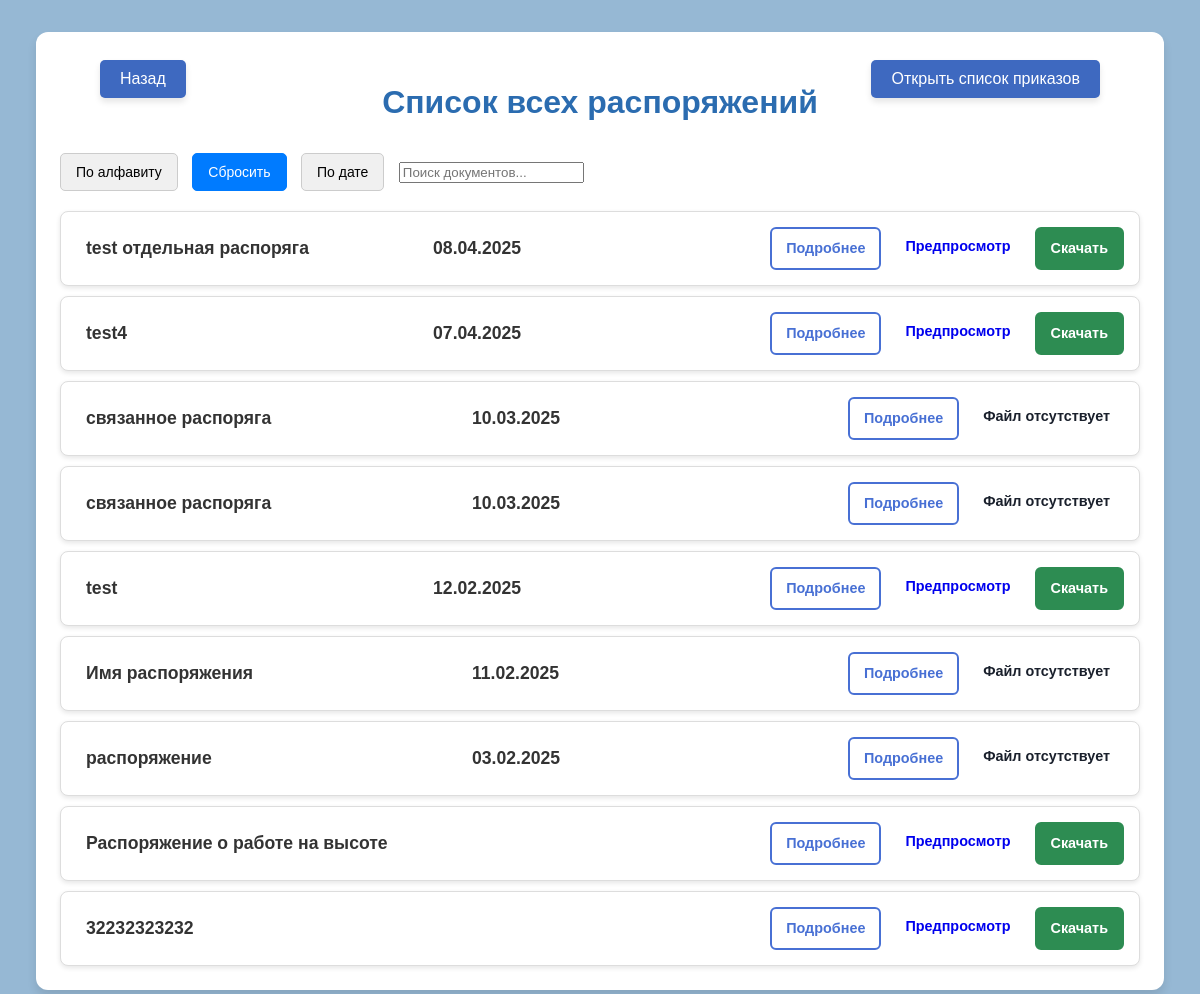
Screenshot of /orders/ with the database file from the repository.
### autozavod_app/models.py (models this page shows, shortened)
class Orders(models.Model):
    GROUP_CHOICES = [
        ("ПБ", "Пожарная безопасность"),
        ("ПР", "Промышленная безопасность"),
        ("ОТ", "Охрана труда"),
        ("ЭК", "Экология"),
        ("HR", "HR"),
    ]
    ARCHIVE_CHOICES = [
        ("Y", "Действующий"),
        ("N", "Архив"),
    ]
    name = models.CharField(max_length=100, null=True, blank=True)
    id_doc = models.CharField(max_length=20, null=True, blank=True)
    workshop = models.ManyToManyField(Workshop, blank=True, verbose_name="Цех")
    group = models.CharField(
        max_length=2,
        choices=GROUP_CHOICES,
        null=True,
        blank=True,
        verbose_name="Направление",
    )
    evp_class = models.ManyToManyField(
        EVP_CLASS, blank=True, verbose_name="Группа ознакомления"
    )
    release_date = models.DateField(blank=True, null=True, verbose_name="Дата выпуска")
    mayor = models.ManyToManyField(Stuff, blank=True, verbose_name="Ответственные")
    responsible_not = models.ManyToManyField(
        Stuff,
        blank=True,
        verbose_name="Не ознакомлены",
        related_name="responsible_orders",
    )
    responsible = models.ManyToManyField(
        Stuff,
        blank=True,
        verbose_name="Ознакомлены",
        related_name="responsible_not_orders",
    )
    process = models.ManyToManyField(
        Process, blank=True, verbose_name="Действия к распоряжению"
    )
    status = models.CharField(
        max_length=1,
        choices=ARCHIVE_CHOICES,
        verbose_name="Статус приказа",
        default="Y",
    )
    link = models.FileField(
        upload_to="autozavod_app/media",
        null=True,
        blank=True,
        verbose_name="Загрузка документа",
    )

### autozavod_app/views.py (the view)
# urls.py: path("orders/", views.show_all_orders, name="all_orders"),
def show_all_orders(request):
    sort_by = request.GET.get(
        "sort_by", "release_date"
    )  # По умолчанию сортируем по дате выпуска
    if sort_by == "name":
        orders = Orders.objects.all().order_by("name")  # Сортировка по алфавиту
    elif sort_by == "release_date":
        orders = Orders.objects.all().order_by(
            "-release_date"
        )  # Сортировка по новизне (сначала новые)
    elif sort_by == "date":
        orders = Orders.objects.all().order_by(
            "release_date"
        )  # Сортировка по дате (сначала старые)
    else:
        orders = (
            Orders.objects.all()
        )  # Если параметр не указан, возвращаем без сортировки
    return render(
        request,
        "autozavod_app/show_all_orders.html",
        {
            "order": orders,
            "sort_by": sort_by,  # Передаём параметр сортировки в шаблон
        },
    )

### autozavod_app/templates/autozavod_app/show_all_orders.html (shortened to what this page needs)
{% load static %}
<!DOCTYPE html>
<html lang="ru">
<head>
    <link rel="stylesheet" href="{% static 'autozavod_app/css/show_doc.css' %}?v=1">
</head>
<body class="page-body">
    <button class="back-button" onclick="window.location.href='http://127.0.0.1:8000'">Назад</button>
    <button class="back-button-right" onclick="window.location.href='http://127.0.0.1:8000/docs'">Открыть список приказов</button>
    <div class="container">
        <h1 class="title">Список всех распоряжений</h1>
        <div class="sort-buttons">
            <button onclick="window.location.href='?sort_by=name'" class="sort-button {% if sort_by == 'name' %}active{% endif %}">
                По алфавиту
            </button>
            <button onclick="window.location.href='?sort_by=release_date'" class="sort-button {% if sort_by == 'release_date' %}active{% endif %}">
                Сбросить
            </button>
            <button onclick="window.location.href='?sort_by=date'" class="sort-button {% if sort_by == 'date' %}active{% endif %}">
                По дате
            </button>
            <input
                type="text"
                id="searchInput"
                placeholder="Поиск документов..."
                class="search-input"
                />
        </div>
        {% if order %}
            <div class="documents-list">
                {% for order in order %}
                <div class="document-item">
                    <span class="document-name">{{ order.name }}</span>
                    <span class="document-name"> {{ order.release_date|date:"d.m.Y" }}</span>
                    <div class="document-buttons">
                        <a href="/docs/order/{{ order.id }}" class="btn btn-details">Подробнее</a>
                        {% if order.link %}
                        <a href="{{ order.link.url }}" target="_blank" class="btn btn-preview">Предпросмотр</a>
                        <a href="{{ order.link.url }}" download class="btn btn-download">Скачать</a>
                        {% else %}
                            <span class="btn btn-disabled">Файл отсутствует</span>
                        {% endif %}
                    </div>
                </div>
                {% endfor %}
            </div>
        {% else %}
            <p class="no-documents">Нет распоряжений или ошибка</p>
        {% endif %}
    </div>
</body>
</html>

### autozavod_app/static/autozavod_app/css/show_doc.css (style rules this page uses)
body.page-body { font-family: Arial, sans-serif; background: rgb(150, 184, 212); color: #1a202c; margin: 0; padding: 0; line-height: 1.6; }
.container { max-width: 90%; margin: 2rem auto; padding: 1.5rem; background: #ffffff; border-radius: 12px; box-shadow: 0 6px 10px rgba(0, 0, 0, 0.1); }
.title { font-size: 2rem; font-weight: bold; margin-bottom: 1.5rem; text-align: center; color: #2b6cb0; }
.documents-list { display: flex; flex-direction: column; gap: 10px; padding: 0; margin: 0; }
.document-item { display: flex; align-items: center; justify-content: space-between; background-color: #ffffff; border-radius: 8px; padding: 15px; border: 1px solid #ddd; box-shadow: 0 2px 5px rgba(0, 0, 0, 0.1); transition: transform 0.2s ease-in-out, box-shadow 0.2s ease-in-out; box-sizing: border-box; }
.document-name { font-size: 1.1rem; font-weight: bold; color: #333; flex: 1; padding-left: 10px; }
.document-buttons { display: flex; gap: 10px; }
.btn { display: inline-block; padding: 8px 14px; font-size: 0.9rem; font-weight: bold; border-radius: 6px; text-decoration: none; text-align: center; transition: all 0.3s ease; cursor: pointer; }
.btn-details { color: #4870d4; border: 2px solid #4870d4; background-color: white; }
.btn-download { color: white; background-color: #2d8c52; border: 2px solid #2d8c52; }
.back-button { position: absolute; top: 60px; left: 100px; padding: 10px 20px; background-color: #3e69c0; color: white; border: none; border-radius: 5px; font-size: 16px; cursor: pointer; box-shadow: 0 4px 6px rgba(0, 0, 0, 0.1); transition: background-color 0.3s ease; }
.back-button-right { position: absolute; top: 60px; right: 100px; padding: 10px 20px; background-color: #3e69c0; color: white; border: none; border-radius: 5px; font-size: 16px; cursor: pointer; box-shadow: 0 4px 6px rgba(0, 0, 0, 0.1); transition: background-color 0.3s ease; }
.sort-buttons { margin-bottom: 20px; }
.sort-button { background-color: #f0f0f0; border: 1px solid #ccc; padding: 10px 15px; margin-right: 10px; cursor: pointer; border-radius: 5px; font-size: 14px; }
.sort-button.active { background-color: #007bff; color: white; border-color: #007bff; }

### rows the page displays
Orders: name "test отдельная распоряга", release_date "08.04.2025"
Orders: name "test4", release_date "07.04.2025"
Orders: name "связанное распоряга", release_date "10.03.2025", link "Файл отсутствует"
Orders: name "связанное распоряга", release_date "10.03.2025", link "Файл отсутствует"
Orders: name "test", release_date "12.02.2025"
Orders: name "Имя распоряжения", release_date "11.02.2025", link "Файл отсутствует"
Orders: name "распоряжение", release_date "03.02.2025", link "Файл отсутствует"
Orders: name "Распоряжение о работе на высоте"
Orders: name "32232323232"
